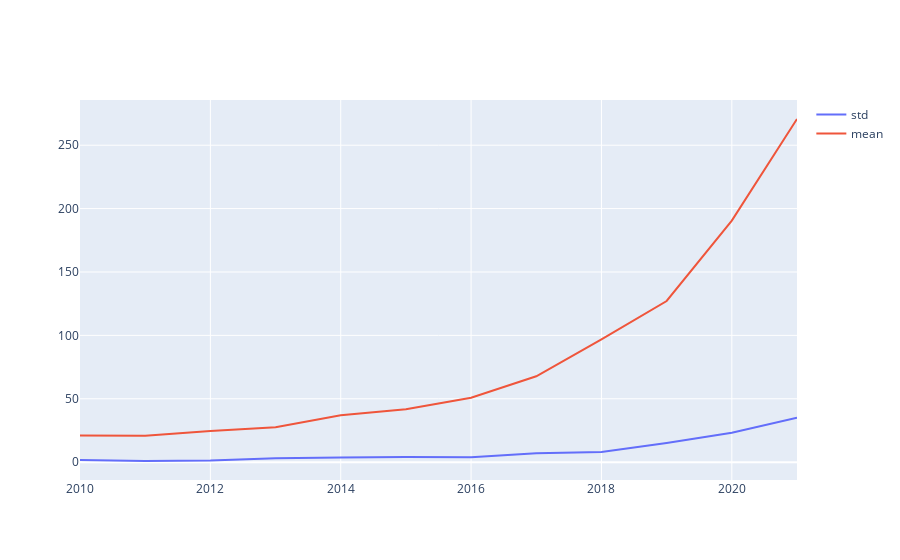

Write notebook code for a chart like this one.
### Code cell
stds = df.groupby(by=[returns_weekly.index.year]).std()
means = df.groupby(by=[returns_weekly.index.year]).mean()

fig = go.Figure()
fig.add_scatter(x=stds.index, y=stds.adjClose, mode='lines', name="std")
fig.add_scatter(x=means.index, y=means.adjClose, mode='lines', name="mean")
fig.show()

# fig.show()

### Figure 1 — Plotly figure (JSON) as saved in the notebook; plotly's stock layout.template omitted (floating-point values rounded to 4 significant figures)
{"data": [{"mode": "lines", "name": "std", "type": "scatter", "x": [2010, 2011, 2012, 2013, 2014, 2015, 2016, 2017, 2018, 2019, 2020, 2021], "y": [1.662, 0.8913, 1.221, 3.125, 3.67, 4.107, 3.863, 7.013, 7.993, 15.04, 23.17, 35.06]}, {"mode": "lines", "name": "mean", "type": "scatter", "x": [2010, 2011, 2012, 2013, 2014, 2015, 2016, 2017, 2018, 2019, 2020, 2021], "y": [21.1, 20.8, 24.46, 27.49, 36.95, 41.74, 50.74, 67.75, 96.91, 127.1, 190.5, 270.7]}], "layout": {}}
